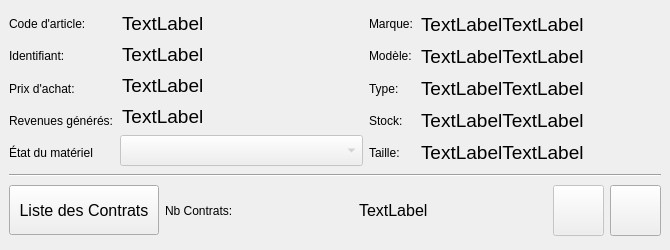
<?xml version="1.0" encoding="UTF-8"?>
<ui version="4.0">
 <class>MainWindow</class>
 <widget class="QMainWindow" name="MainWindow">
  <property name="geometry">
   <rect>
    <x>0</x>
    <y>0</y>
    <width>670</width>
    <height>250</height>
   </rect>
  </property>
  <property name="minimumSize">
   <size>
    <width>670</width>
    <height>250</height>
   </size>
  </property>
  <property name="windowTitle">
   <string>Détail Article</string>
  </property>
  <widget class="QWidget" name="centralwidget">
   <layout class="QVBoxLayout" name="verticalLayout_5">
    <item>
     <layout class="QHBoxLayout" name="horizontalLayout_4">
      <item>
       <layout class="QVBoxLayout" name="verticalLayout">
        <item>
         <widget class="QLabel" name="label">
          <property name="styleSheet">
           <string notr="true">font: 87 14pt &quot;Arial Black&quot;;</string>
          </property>
          <property name="text">
           <string>Code d'article:</string>
          </property>
         </widget>
        </item>
        <item>
         <widget class="QLabel" name="label_3">
          <property name="styleSheet">
           <string notr="true">font: 87 14pt &quot;Arial Black&quot;;</string>
          </property>
          <property name="text">
           <string>Identifiant:</string>
          </property>
         </widget>
        </item>
        <item>
         <widget class="QLabel" name="label_9">
          <property name="styleSheet">
           <string notr="true">font: 87 14pt &quot;Arial Black&quot;;</string>
          </property>
          <property name="text">
           <string>Prix d'achat:</string>
          </property>
         </widget>
        </item>
        <item>
         <widget class="QLabel" name="label_10">
          <property name="styleSheet">
           <string notr="true">font: 87 14pt &quot;Arial Black&quot;;</string>
          </property>
          <property name="text">
           <string>Revenues générés:</string>
          </property>
         </widget>
        </item>
        <item>
         <widget class="QLabel" name="label_11">
          <property name="styleSheet">
           <string notr="true">font: 87 14pt &quot;Arial Black&quot;;</string>
          </property>
          <property name="text">
           <string>État du matériel</string>
          </property>
         </widget>
        </item>
       </layout>
      </item>
      <item>
       <layout class="QVBoxLayout" name="verticalLayout_2">
        <item>
         <widget class="QLineEdit" name="lblItemCode">
          <property name="font">
           <font>
            <family>Arial</family>
            <pointsize>14</pointsize>
            <weight>10</weight>
            <italic>false</italic>
            <bold>false</bold>
           </font>
          </property>
          <property name="styleSheet">
           <string notr="true">background-color : rgba(0,0,0,0);
border: 0px;
font: 87 14pt &quot;Arial&quot;;</string>
          </property>
          <property name="text">
           <string>TextLabel</string>
          </property>
          <property name="readOnly">
           <bool>true</bool>
          </property>
         </widget>
        </item>
        <item>
         <widget class="QLineEdit" name="lblSerialNumber">
          <property name="font">
           <font>
            <family>Arial</family>
            <pointsize>14</pointsize>
            <weight>10</weight>
            <italic>false</italic>
            <bold>false</bold>
           </font>
          </property>
          <property name="styleSheet">
           <string notr="true">background-color : rgba(0,0,0,0);
border: 0px;
font: 87 14pt &quot;Arial&quot;;</string>
          </property>
          <property name="text">
           <string>TextLabel</string>
          </property>
          <property name="readOnly">
           <bool>true</bool>
          </property>
         </widget>
        </item>
        <item>
         <widget class="QLineEdit" name="lblPrice">
          <property name="font">
           <font>
            <family>Arial</family>
            <pointsize>14</pointsize>
            <weight>10</weight>
            <italic>false</italic>
            <bold>false</bold>
           </font>
          </property>
          <property name="styleSheet">
           <string notr="true">background-color : rgba(0,0,0,0);
border: 0px;
font: 87 14pt &quot;Arial&quot;;</string>
          </property>
          <property name="text">
           <string>TextLabel</string>
          </property>
          <property name="readOnly">
           <bool>true</bool>
          </property>
         </widget>
        </item>
        <item>
         <widget class="QLineEdit" name="lblReturned">
          <property name="font">
           <font>
            <family>Arial</family>
            <pointsize>14</pointsize>
            <weight>10</weight>
            <italic>false</italic>
            <bold>false</bold>
           </font>
          </property>
          <property name="styleSheet">
           <string notr="true">background-color : rgba(0,0,0,0);
border: 0px;
font: 87 14pt &quot;Arial&quot;;</string>
          </property>
          <property name="text">
           <string>TextLabel</string>
          </property>
          <property name="readOnly">
           <bool>true</bool>
          </property>
         </widget>
        </item>
        <item>
         <widget class="QComboBox" name="drplstState">
          <property name="enabled">
           <bool>false</bool>
          </property>
          <property name="font">
           <font>
            <family>Arial</family>
            <pointsize>14</pointsize>
            <weight>10</weight>
            <italic>false</italic>
            <bold>false</bold>
           </font>
          </property>
          <property name="styleSheet">
           <string notr="true">font: 87 14pt &quot;Arial&quot;;</string>
          </property>
         </widget>
        </item>
       </layout>
      </item>
      <item>
       <layout class="QVBoxLayout" name="verticalLayout_3">
        <item>
         <widget class="QLabel" name="label_6">
          <property name="styleSheet">
           <string notr="true">font: 87 14pt &quot;Arial Black&quot;;</string>
          </property>
          <property name="text">
           <string>Marque:</string>
          </property>
         </widget>
        </item>
        <item>
         <widget class="QLabel" name="label_4">
          <property name="styleSheet">
           <string notr="true">font: 87 14pt &quot;Arial Black&quot;;</string>
          </property>
          <property name="text">
           <string>Modèle:</string>
          </property>
         </widget>
        </item>
        <item>
         <widget class="QLabel" name="label_7">
          <property name="styleSheet">
           <string notr="true">font: 87 14pt &quot;Arial Black&quot;;</string>
          </property>
          <property name="text">
           <string>Type:</string>
          </property>
         </widget>
        </item>
        <item>
         <widget class="QLabel" name="label_8">
          <property name="styleSheet">
           <string notr="true">font: 87 14pt &quot;Arial Black&quot;;</string>
          </property>
          <property name="text">
           <string>Stock:</string>
          </property>
         </widget>
        </item>
        <item>
         <widget class="QLabel" name="label_2">
          <property name="styleSheet">
           <string notr="true">font: 87 14pt &quot;Arial Black&quot;;</string>
          </property>
          <property name="text">
           <string>Taille:</string>
          </property>
         </widget>
        </item>
       </layout>
      </item>
      <item>
       <layout class="QVBoxLayout" name="verticalLayout_4">
        <item>
         <widget class="QLineEdit" name="lblBrand">
          <property name="sizePolicy">
           <sizepolicy hsizetype="Expanding" vsizetype="Fixed">
            <horstretch>20</horstretch>
            <verstretch>0</verstretch>
           </sizepolicy>
          </property>
          <property name="font">
           <font>
            <family>Arial</family>
            <pointsize>14</pointsize>
            <weight>10</weight>
            <italic>false</italic>
            <bold>false</bold>
           </font>
          </property>
          <property name="styleSheet">
           <string notr="true">background-color : rgba(0,0,0,0);
border: 0px;
font: 87 14pt &quot;Arial&quot;;</string>
          </property>
          <property name="text">
           <string>TextLabelTextLabel</string>
          </property>
          <property name="readOnly">
           <bool>true</bool>
          </property>
         </widget>
        </item>
        <item>
         <widget class="QLineEdit" name="lblModel">
          <property name="sizePolicy">
           <sizepolicy hsizetype="Expanding" vsizetype="Fixed">
            <horstretch>20</horstretch>
            <verstretch>0</verstretch>
           </sizepolicy>
          </property>
          <property name="font">
           <font>
            <family>Arial</family>
            <pointsize>14</pointsize>
            <weight>10</weight>
            <italic>false</italic>
            <bold>false</bold>
           </font>
          </property>
          <property name="styleSheet">
           <string notr="true">background-color : rgba(0,0,0,0);
border: 0px;
font: 87 14pt &quot;Arial&quot;;</string>
          </property>
          <property name="text">
           <string>TextLabelTextLabel</string>
          </property>
          <property name="readOnly">
           <bool>true</bool>
          </property>
         </widget>
        </item>
        <item>
         <widget class="QLineEdit" name="lblType">
          <property name="sizePolicy">
           <sizepolicy hsizetype="Expanding" vsizetype="Fixed">
            <horstretch>20</horstretch>
            <verstretch>0</verstretch>
           </sizepolicy>
          </property>
          <property name="font">
           <font>
            <family>Arial</family>
            <pointsize>14</pointsize>
            <weight>10</weight>
            <italic>false</italic>
            <bold>false</bold>
           </font>
          </property>
          <property name="styleSheet">
           <string notr="true">background-color : rgba(0,0,0,0);
border: 0px;
font: 87 14pt &quot;Arial&quot;;</string>
          </property>
          <property name="text">
           <string>TextLabelTextLabel</string>
          </property>
          <property name="readOnly">
           <bool>true</bool>
          </property>
         </widget>
        </item>
        <item>
         <widget class="QLineEdit" name="lblStock">
          <property name="sizePolicy">
           <sizepolicy hsizetype="Expanding" vsizetype="Fixed">
            <horstretch>20</horstretch>
            <verstretch>0</verstretch>
           </sizepolicy>
          </property>
          <property name="font">
           <font>
            <family>Arial</family>
            <pointsize>14</pointsize>
            <weight>10</weight>
            <italic>false</italic>
            <bold>false</bold>
           </font>
          </property>
          <property name="styleSheet">
           <string notr="true">background-color : rgba(0,0,0,0);
border: 0px;
font: 87 14pt &quot;Arial&quot;;</string>
          </property>
          <property name="text">
           <string>TextLabelTextLabel</string>
          </property>
          <property name="readOnly">
           <bool>true</bool>
          </property>
         </widget>
        </item>
        <item>
         <widget class="QLineEdit" name="lblSize">
          <property name="sizePolicy">
           <sizepolicy hsizetype="Expanding" vsizetype="Fixed">
            <horstretch>20</horstretch>
            <verstretch>0</verstretch>
           </sizepolicy>
          </property>
          <property name="font">
           <font>
            <family>Arial</family>
            <pointsize>14</pointsize>
            <weight>10</weight>
            <italic>false</italic>
            <bold>false</bold>
           </font>
          </property>
          <property name="styleSheet">
           <string notr="true">background-color : rgba(0,0,0,0);
border: 0px;
font: 87 14pt &quot;Arial&quot;;</string>
          </property>
          <property name="text">
           <string>TextLabelTextLabel</string>
          </property>
          <property name="readOnly">
           <bool>true</bool>
          </property>
         </widget>
        </item>
       </layout>
      </item>
     </layout>
    </item>
    <item>
     <widget class="Line" name="line">
      <property name="orientation">
       <enum>Qt::Horizontal</enum>
      </property>
     </widget>
    </item>
    <item>
     <layout class="QHBoxLayout" name="horizontalLayout_3">
      <item>
       <widget class="QPushButton" name="btnContracts">
        <property name="minimumSize">
         <size>
          <width>150</width>
          <height>50</height>
         </size>
        </property>
        <property name="maximumSize">
         <size>
          <width>150</width>
          <height>50</height>
         </size>
        </property>
        <property name="font">
         <font>
          <family>Arial</family>
          <pointsize>12</pointsize>
          <weight>10</weight>
          <italic>false</italic>
          <bold>false</bold>
         </font>
        </property>
        <property name="styleSheet">
         <string notr="true">font: 87 12pt &quot;Arial&quot;;</string>
        </property>
        <property name="text">
         <string>Liste des Contrats</string>
        </property>
       </widget>
      </item>
      <item>
       <widget class="QLabel" name="label_5">
        <property name="styleSheet">
         <string notr="true">font: 87 14pt &quot;Arial Black&quot;;</string>
        </property>
        <property name="text">
         <string>Nb Contrats:</string>
        </property>
       </widget>
      </item>
      <item>
       <widget class="QLabel" name="lbl_nbContracts">
        <property name="font">
         <font>
          <pointsize>12</pointsize>
         </font>
        </property>
        <property name="text">
         <string>TextLabel</string>
        </property>
       </widget>
      </item>
      <item>
       <widget class="QPushButton" name="btnSave">
        <property name="enabled">
         <bool>false</bool>
        </property>
        <property name="minimumSize">
         <size>
          <width>51</width>
          <height>51</height>
         </size>
        </property>
        <property name="maximumSize">
         <size>
          <width>51</width>
          <height>51</height>
         </size>
        </property>
        <property name="text">
         <string/>
        </property>
        <property name="icon">
         <iconset>
          <normaloff>res/save_icon.png</normaloff>res/save_icon.png</iconset>
        </property>
        <property name="iconSize">
         <size>
          <width>30</width>
          <height>30</height>
         </size>
        </property>
       </widget>
      </item>
      <item>
       <widget class="QPushButton" name="btnEditCancel">
        <property name="minimumSize">
         <size>
          <width>51</width>
          <height>51</height>
         </size>
        </property>
        <property name="maximumSize">
         <size>
          <width>51</width>
          <height>51</height>
         </size>
        </property>
        <property name="text">
         <string/>
        </property>
        <property name="icon">
         <iconset>
          <normaloff>res/edit_icon.png</normaloff>res/edit_icon.png</iconset>
        </property>
        <property name="iconSize">
         <size>
          <width>30</width>
          <height>30</height>
         </size>
        </property>
       </widget>
      </item>
     </layout>
    </item>
   </layout>
  </widget>
 </widget>
 <resources/>
 <connections/>
</ui>
